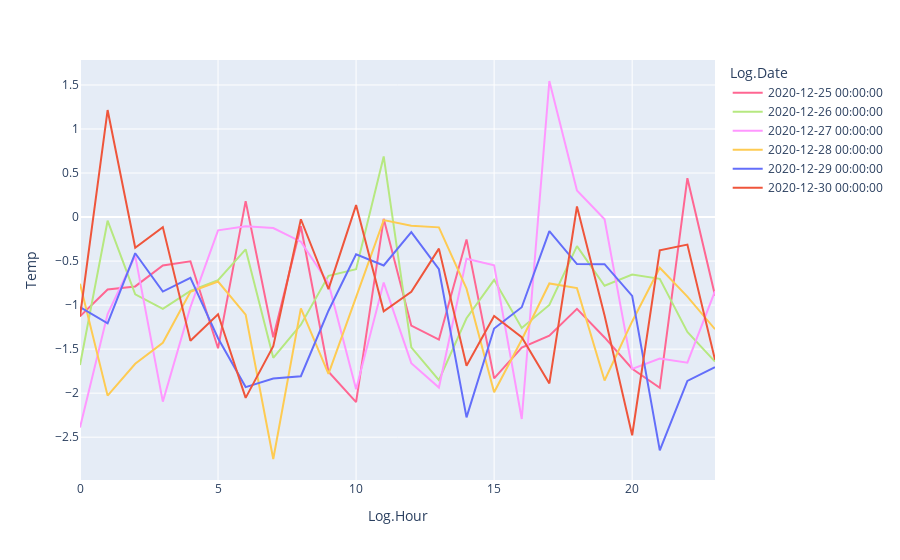

The notebook cell this image was saved under:
### Code cell
# Add overcooling cases
iss_start = datetime.datetime.strptime('2020-12-25', '%Y-%m-%d')
iss_stop = datetime.datetime.strptime('2020-12-30', '%Y-%m-%d')
iss_site = 'Manesar'

overcool_data = df.loc[(df['Site'] == iss_site) & (df['Log.Date'] >= iss_start) & (df['Log.Date'] <= iss_stop)]
df = df.loc[~((df['Site'] == iss_site) & (df['Log.Date'] >= iss_start) & (df['Log.Date'] <= iss_stop))]

overcool_data['Temp'] -= 5
overcool_data['Condition'] = 'Overcool'

df = pd.concat([df, overcool_data])

#plot
fig = px.line(overcool_data, x='Log.Hour', y='Temp', color='Log.Date')
fig.show()

### Figure 1 — Plotly figure (JSON) as saved in the notebook; plotly's stock layout.template omitted (floating-point values rounded to 4 significant figures)
{"data": [{"hovertemplate": "Log.Date=2020-12-25 00:00:00<br>Log.Hour=%{x}<br>Temp=%{y}<extra></extra>", "legendgroup": "2020-12-25 00:00:00", "line": {"color": "#FF6692", "dash": "solid"}, "mode": "lines", "name": "2020-12-25 00:00:00", "orientation": "v", "showlegend": true, "type": "scatter", "x": [0, 1, 2, 3, 4, 5, 6, 7, 8, 9, 10, 11, 12, 13, 14, 15, 16, 17, 18, 19, 20, 21, 22, 23], "xaxis": "x", "y": [-1.127, -0.8232, -0.7878, -0.5493, -0.5026, -1.491, 0.1812, -1.365, -0.1047, -1.757, -2.103, -0.02043, -1.233, -1.392, -0.2537, -1.833, -1.483, -1.347, -1.043, -1.367, -1.722, -1.94, 0.441, -0.8898], "yaxis": "y"}, {"hovertemplate": "Log.Date=2020-12-26 00:00:00<br>Log.Hour=%{x}<br>Temp=%{y}<extra></extra>", "legendgroup": "2020-12-26 00:00:00", "line": {"color": "#B6E880", "dash": "solid"}, "mode": "lines", "name": "2020-12-26 00:00:00", "orientation": "v", "showlegend": true, "type": "scatter", "x": [0, 1, 2, 3, 4, 5, 6, 7, 8, 9, 10, 11, 12, 13, 14, 15, 16, 17, 18, 19, 20, 21, 22, 23], "xaxis": "x", "y": [-1.68, -0.0412, -0.8771, -1.043, -0.8381, -0.7168, -0.3669, -1.599, -1.222, -0.6677, -0.5922, 0.688, -1.479, -1.852, -1.149, -0.713, -1.259, -0.9976, -0.3294, -0.7799, -0.6536, -0.7022, -1.304, -1.642], "yaxis": "y"}, {"hovertemplate": "Log.Date=2020-12-27 00:00:00<br>Log.Hour=%{x}<br>Temp=%{y}<extra></extra>", "legendgroup": "2020-12-27 00:00:00", "line": {"color": "#FF97FF", "dash": "solid"}, "mode": "lines", "name": "2020-12-27 00:00:00", "orientation": "v", "showlegend": true, "type": "scatter", "x": [0, 1, 2, 3, 4, 5, 6, 7, 8, 9, 10, 11, 12, 13, 14, 15, 16, 17, 18, 19, 20, 21, 22, 23], "xaxis": "x", "y": [-2.389, -1.103, -0.4405, -2.096, -1.022, -0.1507, -0.1036, -0.1242, -0.2796, -0.7504, -1.956, -0.744, -1.66, -1.937, -0.4725, -0.5489, -2.293, 1.545, 0.3014, -0.02585, -1.724, -1.606, -1.654, -0.8419], "yaxis": "y"}, {"hovertemplate": "Log.Date=2020-12-28 00:00:00<br>Log.Hour=%{x}<br>Temp=%{y}<extra></extra>", "legendgroup": "2020-12-28 00:00:00", "line": {"color": "#FECB52", "dash": "solid"}, "mode": "lines", "name": "2020-12-28 00:00:00", "orientation": "v", "showlegend": true, "type": "scatter", "x": [0, 1, 2, 3, 4, 5, 6, 7, 8, 9, 10, 11, 12, 13, 14, 15, 16, 17, 18, 19, 20, 21, 22, 23], "xaxis": "x", "y": [-0.7574, -2.028, -1.666, -1.428, -0.8495, -0.7325, -1.108, -2.748, -1.037, -1.781, -0.9091, -0.03476, -0.09795, -0.117, -0.8131, -1.989, -1.394, -0.7542, -0.8072, -1.856, -1.185, -0.5759, -0.9042, -1.273], "yaxis": "y"}, {"hovertemplate": "Log.Date=2020-12-29 00:00:00<br>Log.Hour=%{x}<br>Temp=%{y}<extra></extra>", "legendgroup": "2020-12-29 00:00:00", "line": {"color": "#636efa", "dash": "solid"}, "mode": "lines", "name": "2020-12-29 00:00:00", "orientation": "v", "showlegend": true, "type": "scatter", "x": [0, 1, 2, 3, 4, 5, 6, 7, 8, 9, 10, 11, 12, 13, 14, 15, 16, 17, 18, 19, 20, 21, 22, 23], "xaxis": "x", "y": [-1.022, -1.207, -0.4107, -0.8461, -0.6897, -1.376, -1.931, -1.833, -1.808, -1.064, -0.4218, -0.5494, -0.17, -0.5926, -2.275, -1.266, -1.024, -0.1589, -0.5339, -0.5347, -0.8949, -2.649, -1.862, -1.705], "yaxis": "y"}, {"hovertemplate": "Log.Date=2020-12-30 00:00:00<br>Log.Hour=%{x}<br>Temp=%{y}<extra></extra>", "legendgroup": "2020-12-30 00:00:00", "line": {"color": "#EF553B", "dash": "solid"}, "mode": "lines", "name": "2020-12-30 00:00:00", "orientation": "v", "showlegend": true, "type": "scatter", "x": [0, 1, 2, 3, 4, 5, 6, 7, 8, 9, 10, 11, 12, 13, 14, 15, 16, 17, 18, 19, 20, 21, 22, 23], "xaxis": "x", "y": [-1.13, 1.216, -0.3481, -0.1144, -1.404, -1.104, -2.054, -1.466, -0.02487, -0.8181, 0.136, -1.07, -0.8496, -0.3586, -1.689, -1.123, -1.365, -1.889, 0.12, -1.117, -2.478, -0.3776, -0.3126, -1.622], "yaxis": "y"}], "layout": {"legend": {"title": {"text": "Log.Date"}, "tracegroupgap": 0}, "margin": {"t": 60}, "xaxis": {"anchor": "y", "domain": [0, 1], "title": {"text": "Log.Hour"}}, "yaxis": {"anchor": "x", "domain": [0, 1], "title": {"text": "Temp"}}}}
